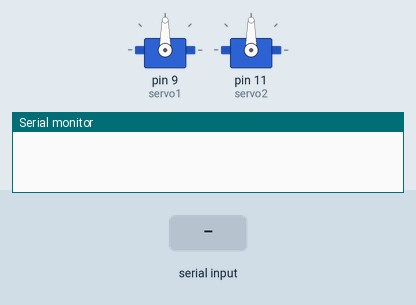
Simulated run of this sketch. Board: Arduino Uno, built with avr-gcc and run on an emulated ATmega328P. Shown: 2 × servo, the last lines printed to the serial monitor. Inputs (shaded band) come from the test bench.

Above: at 1.2 s.
1.3 s: "90,45\n" received over Serial
At 3.3 s:
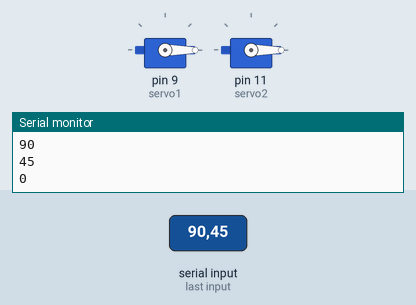
3.8 s: "30,150\n" received over Serial
At 4.6 s:
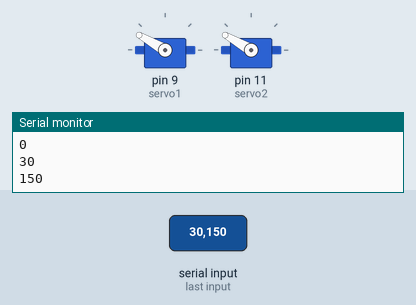
6.3 s: "200\n" received over Serial
At 7.1 s:
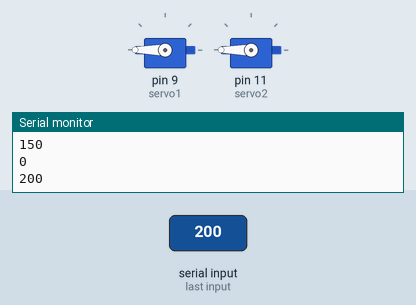
Timing chart, 0 to 9.3 s (numbered marks = the images above; inputs shaded):
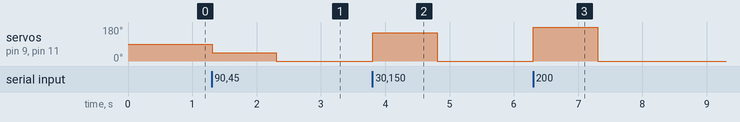

The sketch:

ServoDS04.ino
```cpp
//David Lanier - dlanier@free.fr

//****************************************************************************************************************
//**  Each time you modify this file and upload it to Arduino, unplug pin 0 and 1 RX and TX or it won't upload. **
//****************************************************************************************************************

#include <Servo.h>

Servo servo1, servo2;

//Module HC06 Arduino PIN : 1234
//On Android use the application "Bluetooth Serial Controller" with a repeatable delay of 60 ms

void setup()
{
  //Use Serial for the Bluetooth HC05
  Serial.begin(9600);

  //Servo motors
  servo1.attach(9);//Servo motor plugged on D9
  servo2.attach(11);//Servo motor plugged on D9
}
void loop()
{
    //enter the value to set in the servo in the Serial open at 9600
  while (Serial.available() > 0){
    int c = Serial.parseInt();
    Serial.println(c);
    servo1.write(c);
    servo2.write(c);
  }
}
```

Measured:
- after the input at 1.3 s, servo on pin 9 (servo1), servo on pin 11 (servo2): 90° → 45° at once, → 0° 1.0 s later
- after the input at 3.8 s, servo on pin 9 (servo1), servo on pin 11 (servo2): 0° → 150° at once, → 0° 1.0 s later
- after the input at 6.3 s, servo on pin 9 (servo1), servo on pin 11 (servo2): 0° → 180° at once, → 0° 1.0 s later
